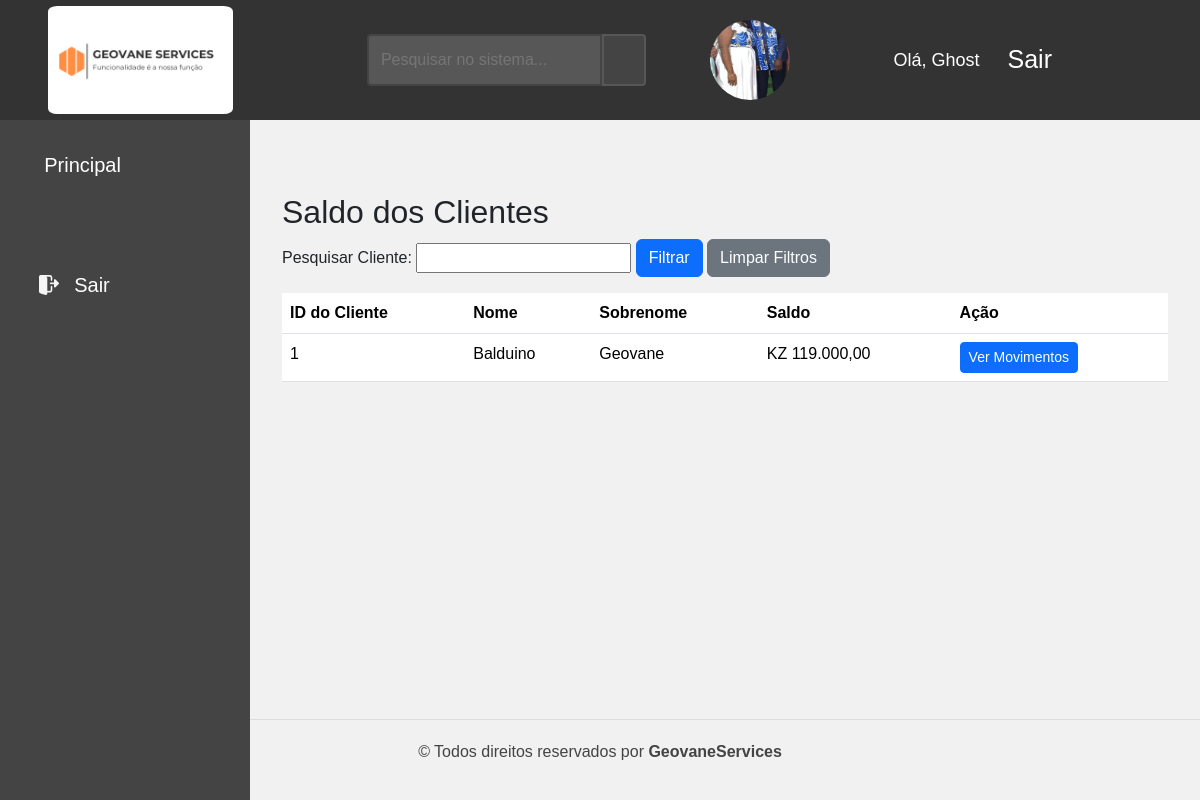
The app's page /funcionario/saldo_clientes.php (signed in) with its own data.
### tables this page shows
CREATE TABLE IF NOT EXISTS `funcionario` (
  `id_funcionario` int NOT NULL AUTO_INCREMENT,
  `nome` varchar(100) DEFAULT NULL,
  `sobrenome` varchar(100) DEFAULT NULL,
  `docId` varchar(20) DEFAULT NULL,
  `email` varchar(100) DEFAULT NULL,
  `telefone` varchar(20) DEFAULT NULL,
  `data_nasc` date DEFAULT NULL,
  `sexo` enum('masculino',' feminino') DEFAULT NULL,
  `endereco` varchar(255) DEFAULT NULL,
  `usuario` varchar(50) DEFAULT NULL,
  `senha` varchar(255) DEFAULT NULL,
  `conf_senha` varchar(255) DEFAULT NULL,
  `acesso` enum('funcionario','administrador') DEFAULT NULL,
  `tipo_contrato` varchar(50) NOT NULL,
  `data_contratacao` date NOT NULL,
  `id_cliente` int DEFAULT NULL,
  `imagem_perfil` varchar(255) DEFAULT NULL,
  `data_criacao` timestamp NULL DEFAULT CURRENT_TIMESTAMP,
  `menu_permissions` text,
  PRIMARY KEY (`id_funcionario`),
  KEY `id_cliente` (`id_cliente`)
);

CREATE TABLE IF NOT EXISTS `cliente` (
  `id_cliente` int NOT NULL AUTO_INCREMENT,
  `nome` varchar(100) DEFAULT NULL,
  `sobrenome` varchar(100) DEFAULT NULL,
  `docId` varchar(20) DEFAULT NULL,
  `email` varchar(100) DEFAULT NULL,
  `telefone` varchar(20) DEFAULT NULL,
  `data_nasc` date DEFAULT NULL,
  `sexo` enum('masculino',' feminino') DEFAULT NULL,
  `endereco` varchar(255) DEFAULT NULL,
  `senha` varchar(255) DEFAULT NULL,
  `conf_senha` varchar(255) DEFAULT NULL,
  `imagem_perfil` varchar(255) DEFAULT NULL,
  `id_funcionario` int DEFAULT NULL,
  `saldo` decimal(10,2) NOT NULL DEFAULT '0.00',
  PRIMARY KEY (`id_cliente`),
  KEY `id_funcionario` (`id_funcionario`)
);

### funcionario/veryFun.php (called while the page is built, shortened)
<?php
    $nomeUsuario = $_SESSION['usuario'];
    ?>

### funcionario/saldo_clientes.php (the view, shortened to what this page needs)
<?php
    require './veryFun.php';
    require '../conexao.php';
    $id_funcionario = $_SESSION['id_funcionario'];
    $sql = "SELECT imagem_perfil FROM Funcionario WHERE id_funcionario = $id_funcionario";
    $result = $conexao->query($sql);
    $funcionario = $result->fetch_assoc();
    $filtro_nome = isset($_GET['nome']) ? $conexao->real_escape_string($_GET['nome']) : '';
    $sql = "SELECT id_cliente, nome, sobrenome, saldo FROM Cliente";
    $sql .= " ORDER BY nome";
    $result = $conexao->query($sql);
?>
<!DOCTYPE html>
<html lang="pt-br">
<head>
    <link href="https://cdn.jsdelivr.net/npm/bootstrap@5.3.3/dist/css/bootstrap.min.css" rel="stylesheet">
</head>
<body>
<div class="topbar">
        <div class="logo">
            <img src="../assets/logo.png" alt="Logo";>
        </div>
        <div class="search-box">
            <form action="search.php" method="GET">
                <input type="text" name="query" placeholder="Pesquisar no sistema...">
                <button type="submit"><i class="bi bi-search"></i></button>
            </form>
        </div>
        <div class="user-info">
            <div>
                <a href="perfil.php"><img src="../upload/imagens_perfil/<?php echo $funcionario['imagem_perfil']; ?>" alt="Perfil" class="perfil-img"></a>
            </div>
            <div class="username">Olá, <?php  echo  " $nomeUsuario"; ?> </div>
            <a href="logout.php" style="color: white; margin-left: 10px;">Sair<i class="bi bi-box-arrow-right"></i></a>
        </div>
    </div>
    <div class="sidebar">
    <a href="funcionario.php"> <span class="icon"><i class="bi bi-house"></i></span>
    <span class="txt-link">Principal</span></a>
    <a href="./logout.php" style="color: white; margin-left: 10px;">
        <img src="./assets/sair.png" alt="" style="width: 20px;">
        <span class="icon"><i class="bi bi-box-arrow-right"></i></span>Sair
    </a>
</div>
    <div class="content">
        <div class="container mt-5">
            <h2>Saldo dos Clientes</h2>
            <form method="GET" class="mb-3">
                <label for="nome">Pesquisar Cliente:</label>
                <input type="text" name="nome" id="nome" value="<?php echo htmlspecialchars($filtro_nome); ?>">
                <button type="submit" class="btn btn-primary">Filtrar</button>
                <a href="saldo_clientes.php" class="btn btn-secondary">Limpar Filtros</a>
            </form>
            <table class="table table-striked">
                <thead>
                    <tr>
                        <th>ID do Cliente</th>
                        <th>Nome</th>
                        <th>Sobrenome</th>
                        <th>Saldo</th>
                        <th>Ação</th>
                    </tr>
                </thead>
                <tbody>
                    <?php while($cliente = $result->fetch_assoc()): ?>
                    <tr>
                        <td><?php echo $cliente['id_cliente']; ?></td>
                        <td><?php echo $cliente['nome']; ?></td>
                        <td><?php echo $cliente['sobrenome']; ?></td>
                        <td>KZ <?php echo number_format($cliente['saldo'], 2, ',', '.'); ?></td>
                        <td>
                            <a href="movimentos_cliente.php?id=<?php echo $cliente['id_cliente']; ?>" class="btn btn-sm btn-primary">Ver Movimentos</a>
                        </td>
                    </tr>
                    <?php endwhile; ?>
                </tbody>
            </table>
        </div>
    </div>
    <div class="cop">
         <p class="copy">© Todos direitos reservados por <b>GeovaneServices</b></p>
    </div>
</body>
</html>

### funcionario/saldo_clientes.php (style rules this page uses)
body { font-family: Arial, sans-serif; margin: 0; display: flex; flex-direction: column; height: 100vh; background-color: #f1f1f1; }
.topbar { display: flex; justify-content: space-between; align-items: center; width: 100%; height: 120px; background-color: #333; color: white; padding: 10px 20px; position: fixed; top: 0; z-index: 1000; }
.search-box { flex-grow: 1; display: flex; justify-content: center; margin: 0 20px; }
.search-box form { display: flex; width: 50%; }
.search-box input[type="text"] { flex-grow: 1; padding: 12px; font-size: 16px; border: 2px solid #444; border-radius: 4px 0 0 4px; background-color: #575757; color: white; }
.search-box button { padding: 12px 20px; border: 2px solid #575757; border-radius: 0 4px 4px 0; background-color: #444; color: white; cursor: pointer; }
.topbar .user-info { display: flex; align-items: center; margin-left: auto; margin-right: 20px; }
.topbar .user-info .username { margin-right: 15px; font-size: 18px; color: white; }
.topbar .user-info a { color: whitesmoke; text-decoration: none; font-size: 25px; transition: color 0.3s; padding: 1px 3px; border-radius: 5%; margin-right: 100px; display: flex; align-items: center; }
.perfil-img { width: 80px; height: 80px; object-fit: cover; border-radius: 50%; }
.topbar .logo { width: 200px; text-align: center; margin-left: 20px; }
.topbar .logo img { width: 185px; border-radius: 5%; }
.sidebar { width: 250px; background-color: #444; color: white; padding-top: 60px; position: fixed; height: 100%; top: 0; padding-left: 20px; padding-top: 80px; overflow-y: auto; transition: 2s; }
.sidebar a { margin-top: 50px; text-decoration: none; color: white; display: flex; align-items: center; transition: 0.3s; margin-bottom: 5px; font-size: 20px; padding: 20px 4%; }
.content { margin-left: 250px; margin-top: 125px; padding: 20px; flex-grow: 1; overflow-y: auto; height: calc(100vh - 60px); }
.cop { color: #444; text-align: center; padding: 20px; width: 100%; border-top: solid 1px #ddd; }

### records on screen
funcionario: imagem_perfil (picture)
cliente: id_cliente "1", nome "Balduino", sobrenome "Geovane", saldo "119.000,00"

### other values on screen
$nomeUsuario "Ghost"
